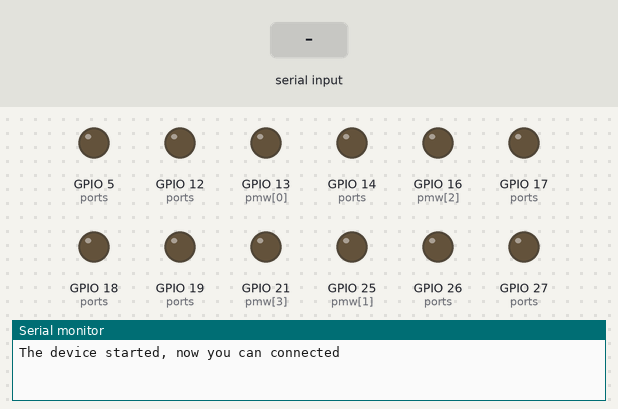
Bench run of a sketch on a simulated ESP32. On the bench: output pins drawn as LEDs (lit = HIGH), the last lines printed to the serial monitor. The test bench sets the inputs (shaded band). Nothing arrives over Bluetooth unless stated.

Above: at 1.2 s.
1.3 s: "R" received over the second serial link
At 1.8 s:
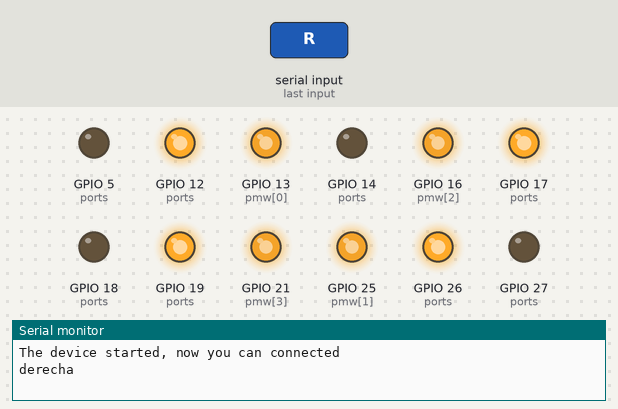
2.8 s: "L" received over the second serial link
At 4.0 s:
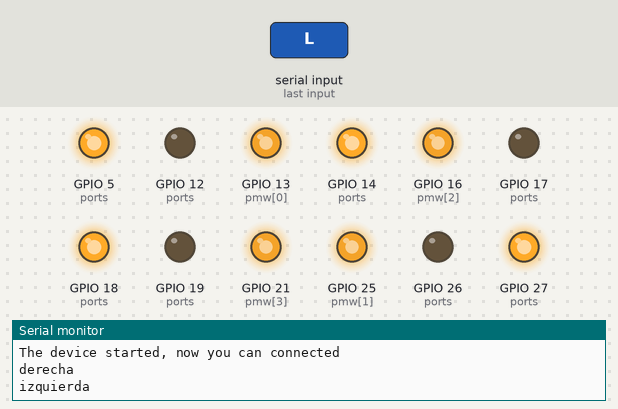
4.3 s: "F" received over the second serial link
At 5.3 s:
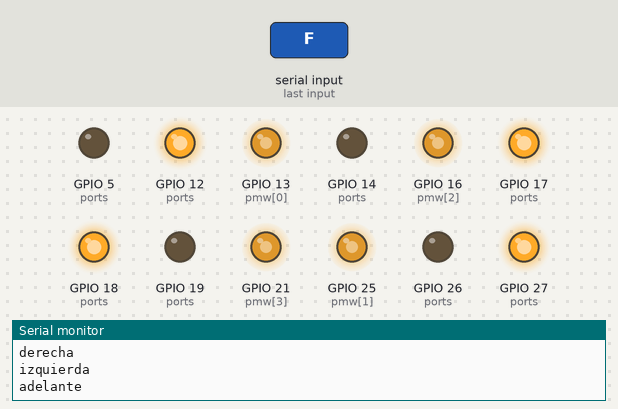
5.8 s: "S" received over the second serial link
At 6.4 s:
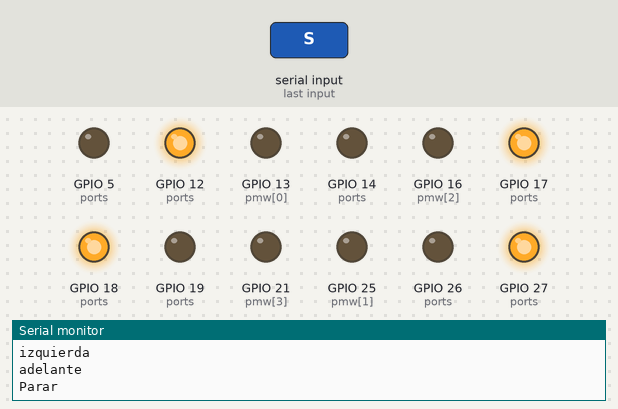
7.3 s: "B" received over the second serial link
At 7.6 s:
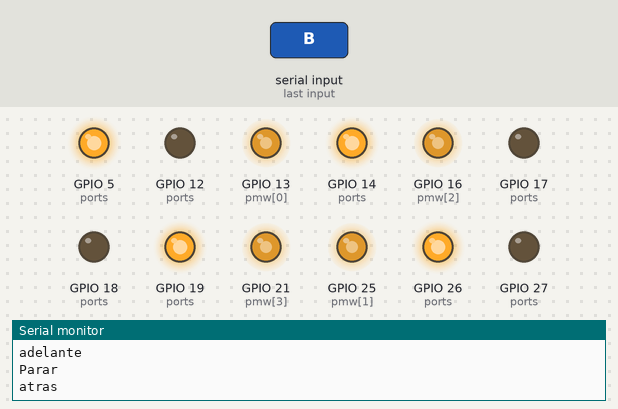
8.8 s: "S" received over the second serial link
At 9.9 s:
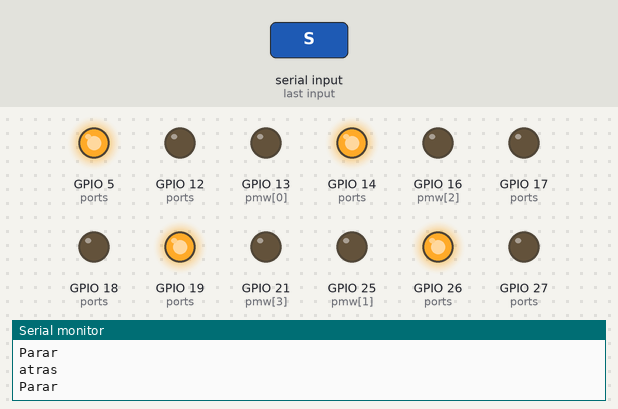
Timing chart, 0 to 11.3 s (numbered marks = the images above; inputs shaded):
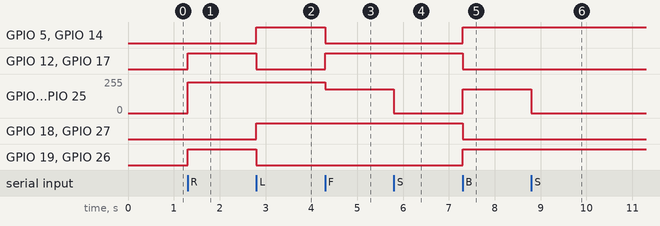

Measured:
- after the input at 1.3 s, GPIO 12 (ports), GPIO 17 (ports), GPIO 19 (ports), GPIO 26 (ports): LOW → HIGH at once; GPIO 13 (pmw[0]), GPIO 16 (pmw[2]), GPIO 21 (pmw[3]), GPIO 25 (pmw[1]): 0/255 → 230/255 at once
- after the input at 2.8 s, GPIO 5 (ports), GPIO 14 (ports), GPIO 18 (ports), GPIO 27 (ports): LOW → HIGH at once; GPIO 12 (ports), GPIO 17 (ports), GPIO 19 (ports), GPIO 26 (ports): HIGH → LOW at once
- after the input at 4.3 s, GPIO 5 (ports), GPIO 14 (ports): HIGH → LOW at once; GPIO 12 (ports), GPIO 17 (ports): LOW → HIGH at once; GPIO 13 (pmw[0]), GPIO 16 (pmw[2]), GPIO 21 (pmw[3]), GPIO 25 (pmw[1]): 230/255 → 180/255 at once
- after the input at 5.8 s, GPIO 13 (pmw[0]), GPIO 16 (pmw[2]), GPIO 21 (pmw[3]), GPIO 25 (pmw[1]): 180/255 → 0/255 at once
- after the input at 7.3 s, GPIO 5 (ports), GPIO 14 (ports), GPIO 19 (ports), GPIO 26 (ports): LOW → HIGH at once; GPIO 12 (ports), GPIO 17 (ports), GPIO 18 (ports), GPIO 27 (ports): HIGH → LOW at once; GPIO 13 (pmw[0]), GPIO 16 (pmw[2]), GPIO 21 (pmw[3]), GPIO 25 (pmw[1]): 0/255 → 180/255 at once
- after the input at 8.8 s, GPIO 13 (pmw[0]), GPIO 16 (pmw[2]), GPIO 21 (pmw[3]), GPIO 25 (pmw[1]): 180/255 → 0/255 at once

The sketch:

robofutfexco25.ino
```cpp
//PmwA, A1, A2, B1, B2, PmwB
//13, 12, 14, 27, 26, 25
//16, 17, 5, 18, 19, 21
#include "BluetoothSerial.h"
#if !defined(CONFIG_BT_ENABLED) || !defined(CONFIG_BLUEDROID_ENABLED)
#error Bluetooth is not enabled! Please run `make menuconfig` to and enable it
#endif
BluetoothSerial SerialBT;
char comando='S';
//char fija='S';
int pmw[4]={13, 25, 16, 21};
int ports[4][2]={{12, 14}, {27, 26}, {17, 5}, {18,19}};
int vel=180;
int velg=230;
bool first=true;
void setup() {
  for(int i=0;i<=3;i++){pinMode(pmw[i], OUTPUT);pinMode(ports[i][0], OUTPUT);pinMode(ports[i][1], OUTPUT);}
  Serial.begin(115200);
  SerialBT.begin("ESP32__Alvaro123");
  Serial.println("The device started, now you can connected");
}
void loop() {
  if(SerialBT.available()){
      char lec=char(SerialBT.read());
      if(lec=='R' || lec=='L' || lec=='F' || lec=='S' || lec=='B' /*|| lec=='W' || lec=='w'*/){
          comando=lec;
      }
      //if(first && comando=='W'){first=false;fija=comando;}
      //if(comando=='S'){first=true;fija='S';}
      switch(comando){
        case'R':motoresh(velg, -velg);
                Serial.println("derecha");
                break;
        case'L':motoresh(-velg, velg);
                Serial.println("izquierda");
                break;
        case'F':motoresh(vel, vel);
                Serial.println("adelante");
                break;
        case'B':motoresh(-vel, -vel);
                Serial.println("atras");
                break;
        default:motoresh(0,0);
                Serial.println("Parar");

      }
  }
}
void motoresh(int veli, int veld){
  if(veli>0){
    digitalWrite(ports[0][0], HIGH);
    digitalWrite(ports[0][1], LOW);
    digitalWrite(ports[2][0], HIGH);
    digitalWrite(ports[2][1], LOW);
  }
  else if(veli<0){
    digitalWrite(ports[0][1], HIGH);
    digitalWrite(ports[0][0], LOW);
    digitalWrite(ports[2][1], HIGH);
    digitalWrite(ports[2][0], LOW);
    veli=veli*(-1);
  }
  if(veld>0){
    digitalWrite(ports[1][0], HIGH);
    digitalWrite(ports[1][1], LOW);
    digitalWrite(ports[3][0], HIGH);
    digitalWrite(ports[3][1], LOW);
  }
  else if(veld<0){
    digitalWrite(ports[1][1], HIGH);
    digitalWrite(ports[1][0], LOW);
    digitalWrite(ports[3][1], HIGH);
    digitalWrite(ports[3][0], LOW);
    veld=veld*(-1);
  }
  analogWrite(pmw[0], veli);
  analogWrite(pmw[1], veld);
  analogWrite(pmw[2], veli);
  analogWrite(pmw[3], veld);
  delay(20);
}
```
